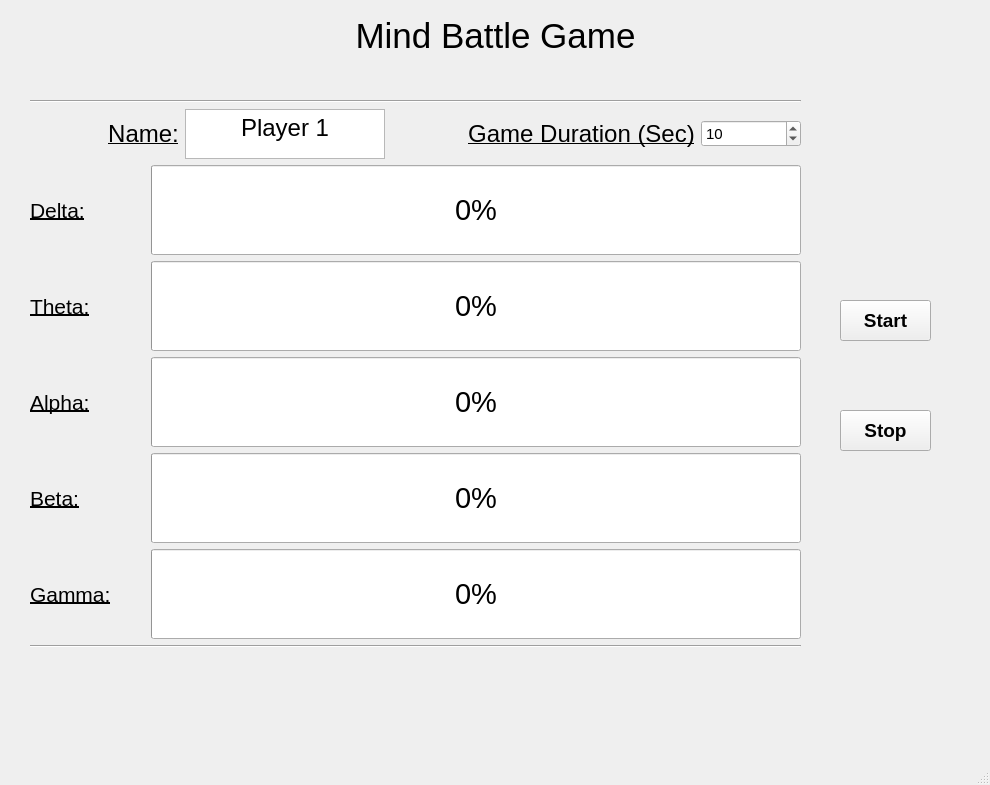
<?xml version="1.0" encoding="UTF-8"?>
<ui version="4.0">
 <class>MainWindow</class>
 <widget class="QMainWindow" name="MainWindow">
  <property name="geometry">
   <rect>
    <x>0</x>
    <y>0</y>
    <width>990</width>
    <height>785</height>
   </rect>
  </property>
  <property name="font">
   <font>
    <pointsize>11</pointsize>
   </font>
  </property>
  <property name="windowTitle">
   <string>MainWindow</string>
  </property>
  <widget class="QWidget" name="centralwidget">
   <property name="toolTip">
    <string>&lt;html&gt;&lt;head/&gt;&lt;body&gt;&lt;p align=&quot;center&quot;&gt;&lt;br/&gt;&lt;/p&gt;&lt;/body&gt;&lt;/html&gt;</string>
   </property>
   <widget class="QPushButton" name="startButton">
    <property name="geometry">
     <rect>
      <x>840</x>
      <y>300</y>
      <width>91</width>
      <height>41</height>
     </rect>
    </property>
    <property name="font">
     <font>
      <pointsize>14</pointsize>
      <bold>true</bold>
     </font>
    </property>
    <property name="text">
     <string>Start</string>
    </property>
   </widget>
   <widget class="QPushButton" name="stopButton">
    <property name="geometry">
     <rect>
      <x>840</x>
      <y>410</y>
      <width>91</width>
      <height>41</height>
     </rect>
    </property>
    <property name="font">
     <font>
      <pointsize>14</pointsize>
      <bold>true</bold>
     </font>
    </property>
    <property name="text">
     <string>Stop</string>
    </property>
   </widget>
   <widget class="QWidget" name="verticalLayoutWidget">
    <property name="geometry">
     <rect>
      <x>30</x>
      <y>100</y>
      <width>771</width>
      <height>548</height>
     </rect>
    </property>
    <layout class="QVBoxLayout" name="verticalLayout">
     <item>
      <widget class="Line" name="line_3">
       <property name="orientation">
        <enum>Qt::Horizontal</enum>
       </property>
      </widget>
     </item>
     <item>
      <layout class="QHBoxLayout" name="horizontalLayout_4">
       <item>
        <layout class="QHBoxLayout" name="horizontalLayout_8">
         <item>
          <spacer name="horizontalSpacer_3">
           <property name="orientation">
            <enum>Qt::Horizontal</enum>
           </property>
           <property name="sizeHint" stdset="0">
            <size>
             <width>40</width>
             <height>20</height>
            </size>
           </property>
          </spacer>
         </item>
         <item>
          <widget class="QLabel" name="label_6">
           <property name="font">
            <font>
             <pointsize>18</pointsize>
             <underline>true</underline>
            </font>
           </property>
           <property name="text">
            <string>Name:</string>
           </property>
           <property name="alignment">
            <set>Qt::AlignCenter</set>
           </property>
          </widget>
         </item>
         <item>
          <widget class="QTextEdit" name="textEdit">
           <property name="enabled">
            <bool>true</bool>
           </property>
           <property name="sizePolicy">
            <sizepolicy hsizetype="Preferred" vsizetype="Fixed">
             <horstretch>0</horstretch>
             <verstretch>0</verstretch>
            </sizepolicy>
           </property>
           <property name="minimumSize">
            <size>
             <width>2</width>
             <height>0</height>
            </size>
           </property>
           <property name="maximumSize">
            <size>
             <width>200</width>
             <height>50</height>
            </size>
           </property>
           <property name="font">
            <font>
             <pointsize>26</pointsize>
             <underline>true</underline>
            </font>
           </property>
           <property name="layoutDirection">
            <enum>Qt::LeftToRight</enum>
           </property>
           <property name="html">
            <string>&lt;!DOCTYPE HTML PUBLIC &quot;-//W3C//DTD HTML 4.0//EN&quot; &quot;http://www.w3.org/TR/REC-html40/strict.dtd&quot;&gt;
&lt;html&gt;&lt;head&gt;&lt;meta name=&quot;qrichtext&quot; content=&quot;1&quot; /&gt;&lt;meta charset=&quot;utf-8&quot; /&gt;&lt;style type=&quot;text/css&quot;&gt;
p, li { white-space: pre-wrap; }
hr { height: 1px; border-width: 0; }
li.unchecked::marker { content: &quot;\2610&quot;; }
li.checked::marker { content: &quot;\2612&quot;; }
&lt;/style&gt;&lt;/head&gt;&lt;body style=&quot; font-family:'Segoe UI'; font-size:26pt; font-weight:400; font-style:normal; text-decoration: underline;&quot;&gt;
&lt;p align=&quot;center&quot; style=&quot; margin-top:0px; margin-bottom:0px; margin-left:0px; margin-right:0px; -qt-block-indent:0; text-indent:0px;&quot;&gt;&lt;span style=&quot; font-size:18pt; text-decoration:none;&quot;&gt;Player 1&lt;/span&gt;&lt;/p&gt;&lt;/body&gt;&lt;/html&gt;</string>
           </property>
          </widget>
         </item>
         <item>
          <spacer name="horizontalSpacer_4">
           <property name="orientation">
            <enum>Qt::Horizontal</enum>
           </property>
           <property name="sizeHint" stdset="0">
            <size>
             <width>40</width>
             <height>20</height>
            </size>
           </property>
          </spacer>
         </item>
         <item>
          <widget class="QLabel" name="label_7">
           <property name="font">
            <font>
             <pointsize>18</pointsize>
             <underline>true</underline>
            </font>
           </property>
           <property name="text">
            <string>Game Duration (Sec)</string>
           </property>
           <property name="alignment">
            <set>Qt::AlignCenter</set>
           </property>
          </widget>
         </item>
         <item>
          <widget class="QSpinBox" name="durationBox">
           <property name="sizePolicy">
            <sizepolicy hsizetype="Fixed" vsizetype="Fixed">
             <horstretch>0</horstretch>
             <verstretch>0</verstretch>
            </sizepolicy>
           </property>
           <property name="minimumSize">
            <size>
             <width>100</width>
             <height>0</height>
            </size>
           </property>
           <property name="maximum">
            <number>1000</number>
           </property>
           <property name="value">
            <number>10</number>
           </property>
          </widget>
         </item>
        </layout>
       </item>
      </layout>
     </item>
     <item>
      <layout class="QHBoxLayout" name="horizontalLayout">
       <item>
        <widget class="QLabel" name="freq_label1">
         <property name="font">
          <font>
           <pointsize>16</pointsize>
           <underline>true</underline>
          </font>
         </property>
         <property name="text">
          <string>Delta:</string>
         </property>
         <property name="alignment">
          <set>Qt::AlignLeading|Qt::AlignLeft|Qt::AlignVCenter</set>
         </property>
        </widget>
       </item>
       <item>
        <widget class="QProgressBar" name="progressBar1">
         <property name="sizePolicy">
          <sizepolicy hsizetype="Fixed" vsizetype="Fixed">
           <horstretch>0</horstretch>
           <verstretch>0</verstretch>
          </sizepolicy>
         </property>
         <property name="minimumSize">
          <size>
           <width>650</width>
           <height>0</height>
          </size>
         </property>
         <property name="maximumSize">
          <size>
           <width>16777215</width>
           <height>400</height>
          </size>
         </property>
         <property name="font">
          <font>
           <pointsize>22</pointsize>
          </font>
         </property>
         <property name="styleSheet">
          <string notr="true"/>
         </property>
         <property name="value">
          <number>0</number>
         </property>
        </widget>
       </item>
      </layout>
     </item>
     <item>
      <layout class="QHBoxLayout" name="horizontalLayout_3">
       <item>
        <widget class="QLabel" name="freq_label1_2">
         <property name="font">
          <font>
           <pointsize>16</pointsize>
           <underline>true</underline>
          </font>
         </property>
         <property name="text">
          <string>Theta:</string>
         </property>
         <property name="alignment">
          <set>Qt::AlignLeading|Qt::AlignLeft|Qt::AlignVCenter</set>
         </property>
        </widget>
       </item>
       <item>
        <widget class="QProgressBar" name="progressBar2">
         <property name="sizePolicy">
          <sizepolicy hsizetype="Fixed" vsizetype="Fixed">
           <horstretch>0</horstretch>
           <verstretch>0</verstretch>
          </sizepolicy>
         </property>
         <property name="minimumSize">
          <size>
           <width>650</width>
           <height>0</height>
          </size>
         </property>
         <property name="maximumSize">
          <size>
           <width>16777215</width>
           <height>400</height>
          </size>
         </property>
         <property name="font">
          <font>
           <pointsize>22</pointsize>
          </font>
         </property>
         <property name="styleSheet">
          <string notr="true"/>
         </property>
         <property name="value">
          <number>0</number>
         </property>
        </widget>
       </item>
      </layout>
     </item>
     <item>
      <layout class="QHBoxLayout" name="horizontalLayout_5">
       <item>
        <widget class="QLabel" name="freq_label1_3">
         <property name="font">
          <font>
           <pointsize>16</pointsize>
           <underline>true</underline>
          </font>
         </property>
         <property name="text">
          <string>Alpha:</string>
         </property>
         <property name="alignment">
          <set>Qt::AlignLeading|Qt::AlignLeft|Qt::AlignVCenter</set>
         </property>
        </widget>
       </item>
       <item>
        <widget class="QProgressBar" name="progressBar3">
         <property name="sizePolicy">
          <sizepolicy hsizetype="Fixed" vsizetype="Fixed">
           <horstretch>0</horstretch>
           <verstretch>0</verstretch>
          </sizepolicy>
         </property>
         <property name="minimumSize">
          <size>
           <width>650</width>
           <height>0</height>
          </size>
         </property>
         <property name="maximumSize">
          <size>
           <width>16777215</width>
           <height>400</height>
          </size>
         </property>
         <property name="font">
          <font>
           <pointsize>22</pointsize>
          </font>
         </property>
         <property name="styleSheet">
          <string notr="true"/>
         </property>
         <property name="value">
          <number>0</number>
         </property>
        </widget>
       </item>
      </layout>
     </item>
     <item>
      <layout class="QHBoxLayout" name="horizontalLayout_11">
       <item>
        <widget class="QLabel" name="freq_label1_5">
         <property name="font">
          <font>
           <pointsize>16</pointsize>
           <underline>true</underline>
          </font>
         </property>
         <property name="text">
          <string>Beta:</string>
         </property>
         <property name="alignment">
          <set>Qt::AlignLeading|Qt::AlignLeft|Qt::AlignVCenter</set>
         </property>
        </widget>
       </item>
       <item>
        <widget class="QProgressBar" name="progressBar4">
         <property name="sizePolicy">
          <sizepolicy hsizetype="Fixed" vsizetype="Fixed">
           <horstretch>0</horstretch>
           <verstretch>0</verstretch>
          </sizepolicy>
         </property>
         <property name="minimumSize">
          <size>
           <width>650</width>
           <height>0</height>
          </size>
         </property>
         <property name="maximumSize">
          <size>
           <width>16777215</width>
           <height>400</height>
          </size>
         </property>
         <property name="font">
          <font>
           <pointsize>22</pointsize>
          </font>
         </property>
         <property name="styleSheet">
          <string notr="true"/>
         </property>
         <property name="value">
          <number>0</number>
         </property>
        </widget>
       </item>
      </layout>
     </item>
     <item>
      <layout class="QHBoxLayout" name="horizontalLayout_12">
       <item>
        <widget class="QLabel" name="freq_label1_6">
         <property name="font">
          <font>
           <pointsize>16</pointsize>
           <underline>true</underline>
          </font>
         </property>
         <property name="text">
          <string>Gamma:</string>
         </property>
         <property name="alignment">
          <set>Qt::AlignLeading|Qt::AlignLeft|Qt::AlignVCenter</set>
         </property>
        </widget>
       </item>
       <item>
        <widget class="QProgressBar" name="progressBar5">
         <property name="sizePolicy">
          <sizepolicy hsizetype="Fixed" vsizetype="Fixed">
           <horstretch>0</horstretch>
           <verstretch>0</verstretch>
          </sizepolicy>
         </property>
         <property name="minimumSize">
          <size>
           <width>650</width>
           <height>0</height>
          </size>
         </property>
         <property name="maximumSize">
          <size>
           <width>16777215</width>
           <height>400</height>
          </size>
         </property>
         <property name="font">
          <font>
           <pointsize>22</pointsize>
          </font>
         </property>
         <property name="styleSheet">
          <string notr="true"/>
         </property>
         <property name="value">
          <number>0</number>
         </property>
        </widget>
       </item>
      </layout>
     </item>
     <item>
      <widget class="Line" name="line_4">
       <property name="orientation">
        <enum>Qt::Horizontal</enum>
       </property>
      </widget>
     </item>
    </layout>
   </widget>
   <widget class="QLabel" name="label_4">
    <property name="geometry">
     <rect>
      <x>0</x>
      <y>10</y>
      <width>991</width>
      <height>51</height>
     </rect>
    </property>
    <property name="font">
     <font>
      <pointsize>26</pointsize>
     </font>
    </property>
    <property name="text">
     <string>Mind Battle Game</string>
    </property>
    <property name="alignment">
     <set>Qt::AlignCenter</set>
    </property>
   </widget>
  </widget>
  <widget class="QMenuBar" name="menubar">
   <property name="geometry">
    <rect>
     <x>0</x>
     <y>0</y>
     <width>990</width>
     <height>26</height>
    </rect>
   </property>
  </widget>
  <widget class="QStatusBar" name="statusbar"/>
 </widget>
 <resources/>
 <connections/>
</ui>
